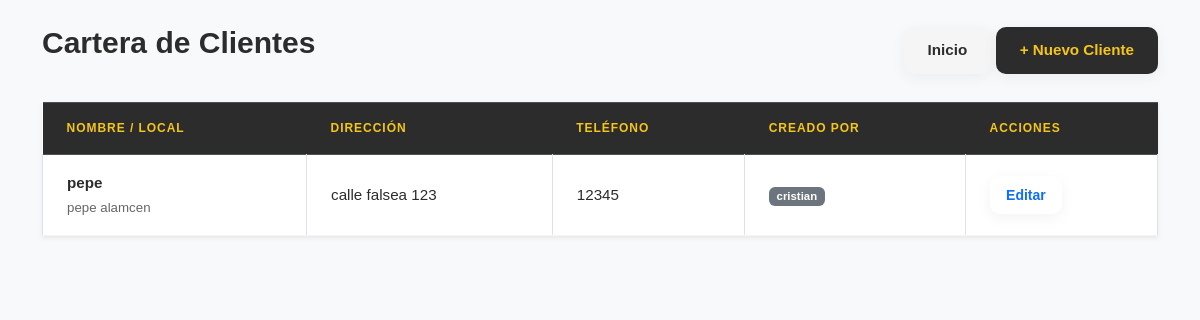
The app's page /clientes/ (signed in) with its own data.
### stock/models.py (models this page shows, shortened)
class Cliente(models.Model):
    usuario = models.OneToOneField(
        settings.AUTH_USER_MODEL,
        on_delete=models.CASCADE,
        related_name='cliente'
    )
    nombre_completo = models.CharField(max_length=200, verbose_name="Nombre y Apellido")
    nombre_local = models.CharField(max_length=200, blank=True, null=True, verbose_name="Nombre del Local")
    cuil = models.CharField(
        max_length=13,
        blank=True,
        null=True,
        verbose_name="CUIL/CUIT",
        unique=True
    )
    email = models.EmailField(unique=True, blank=True, null=True)
    telefono = models.CharField(max_length=20, blank=True, null=True)
    direccion = models.TextField(blank=True, null=True)
    fecha_registro = models.DateTimeField(auto_now_add=True)

### stock/views.py (the view, shortened to what this page needs)
# urls.py: path('clientes/', views.lista_clientes, name='lista_clientes'),
@login_required
def lista_clientes(request):
    if request.user.is_superuser:
        clientes = Cliente.objects.all()
    return render(request, 'lista_clientes.html', {'clientes': clientes})

### stock/templates/lista_clientes.html (shortened to what this page needs)
{% load static %}
<!DOCTYPE html>
<html lang="es">
<head>
    <link rel="stylesheet" href="{% static 'css/bootstrap.min.css' %}">
    <link rel="stylesheet" href="{% static 'css/style.css' %}">
</head>
<body class="bg-light">
<div class="container mt-4">
    <div class="d-flex justify-content-between align-items-center mb-4">
        <h2>Cartera de Clientes</h2>
        <div>
            <a href="{% url 'home' %}" class="btn btn-secondary">
                Inicio
            </a>
            <a href="{% url 'crear_cliente' %}" class="btn btn-primary">
                + Nuevo Cliente
            </a>
        </div>
    </div>
    <table class="table table-bordered bg-white shadow-sm">
        <thead class="table-dark">
            <tr>
                <th>Nombre / Local</th>
                <th>Dirección</th>
                <th>Teléfono</th>
                {% if request.user.is_superuser or request.user.perfilusuario.tipo == 'administrativo' %}
                    <th>Creado por</th>
                {% endif %}
                <th>Acciones</th>
            </tr>
        </thead>
        <tbody>
            {% for c in clientes %}
            <tr>
                <td>
                    <strong>{{ c.nombre_completo }}</strong><br>
                    <small class="text-muted">
                        {{ c.nombre_local|default:"" }}
                    </small>
                </td>
                <td>{{ c.direccion|default:"-" }}</td>
                <td>{{ c.telefono|default:"-" }}</td>
                {% if request.user.is_superuser or request.user.perfilusuario.tipo == 'administrativo' %}
                    <td>
                        <span class="badge bg-secondary">
                            {{ c.usuario.username }}
                        </span>
                    </td>
                {% endif %}
                <td>
                    <a href="{% url 'editar_cliente' c.id %}"
                       class="btn btn-sm btn-outline-primary">
                        Editar
                    </a>
                </td>
            </tr>
            {% empty %}
            <tr>
                <td colspan="5" class="text-center text-muted py-4">
                    No hay clientes cargados.
                </td>
            </tr>
            {% endfor %}
        </tbody>
    </table>
</div>
</body>
</html>

### stock/static/css/style.css (style rules this page uses)
:root { --amarillo: #F5C518; --amarillo-hover: #e0b415; --amarillo-claro: #fffbea; --gris-oscuro: #2c2c2c; --gris-medio: #666; --gris-claro: #f5f5f5; --primary-color: #2c2c2c; --primary-hover: #1a1a1a; --primary-light: #424242; --accent-color: #F5C518; --accent-hover: #e0b415; --accent-light: #fffbea; --secondary-color: #666; --secondary-hover: #555; --success-color: #10b981; --success-hover: #059669; --danger-color: #ef4444; --danger-hover: #dc2626; --warning-color: #f59e0b; --bg-body: #e8e8e8; --bg-card: #ffffff; --bg-header: #ffffff; --bg-hover: #fffbea; --text-main: #2c2c2c; --text-muted: #666; --text-light: #aaa; --text-white: #ffffff; --text-accent: #F5C518; --border-color: #e2e8f0; --border-light: #f1f5f9; --border-accent: #F5C518; --radius-sm: 10px; --radius-md: 15px; --radius-lg: 18px; --shadow-sm: 0 4px 15px rgba(0,0,0,0.05); --shadow-md: 0 6px 28px rgba(0,0,0,0.10); --shadow-lg: 0 10px 30px rgba(0,0,0,0.12); --transition-fast: all 0.2s ease-in-out; --transition-base: all 0.25s ease-in-out; --space-xs: 0.5rem; --space-sm: 0.75rem; --space-md: 1rem; --space-lg: 1.5rem; --space-xl: 2rem; }
* { margin: 0; padding: 0; box-sizing: border-box; }
html { font-size: 16px; scroll-behavior: smooth; }
body { font-family: 'Barlow', sans-serif; background: #e8e8e8; color: var(--text-main); line-height: 1.6; -webkit-font-smoothing: antialiased; min-height: 100vh; padding-bottom: 50px; animation: fadeIn 0.35s ease-out; }
h1, h2, h3, h4, h5, h6 { font-family: 'Barlow', sans-serif; color: var(--gris-oscuro); font-weight: 700; line-height: 1.25; margin-bottom: var(--space-md); }
h2 { font-size: clamp(1.5rem, 4vw, 1.875rem); }
a { text-decoration: none; color: var(--primary-color); transition: var(--transition-fast); }
.btn { display: inline-flex; align-items: center; justify-content: center; gap: var(--space-xs); padding: 0.75rem 1.5rem; font-size: 0.95rem; font-weight: 700; border-radius: 10px; border: none; cursor: pointer; transition: var(--transition-fast); box-shadow: var(--shadow-sm); min-height: 44px; white-space: nowrap; text-decoration: none; }
.btn-primary, .btn-stocke { background: var(--gris-oscuro); color: var(--amarillo); }
.btn-secondary { background: var(--gris-claro); color: var(--gris-oscuro); }
.btn-sm { padding: 0.5rem 1rem; font-size: 0.875rem; min-height: 38px; }
.table { width: 100%; border-collapse: collapse; background: white; }
.table th { background: var(--gris-oscuro); color: var(--amarillo); font-weight: 700; text-transform: uppercase; font-size: 0.75rem; letter-spacing: 0.08em; padding: var(--space-md) var(--space-lg); text-align: left; border: none; white-space: nowrap; }
.table td { padding: var(--space-md) var(--space-lg); vertical-align: middle; border-bottom: 1px solid var(--gris-claro); color: var(--gris-oscuro); font-size: 0.95rem; }
.table tbody tr { transition: background-color 0.15s ease; }
.d-flex { display: flex; }
.justify-content-between { justify-content: space-between; }
.align-items-center { align-items: center; }
.text-muted { color: var(--gris-medio) !important; }
.mb-4 { margin-bottom: var(--space-lg) !important; }
.mt-4 { margin-top: var(--space-lg); }
.bg-light { background-color: var(--gris-claro); }
.shadow-sm { box-shadow: var(--shadow-sm); }

### records on screen
Cliente: nombre_completo "pepe", nombre_local "pepe alamcen", direccion "calle falsea 123", telefono "12345", usuario.username "cristian"
